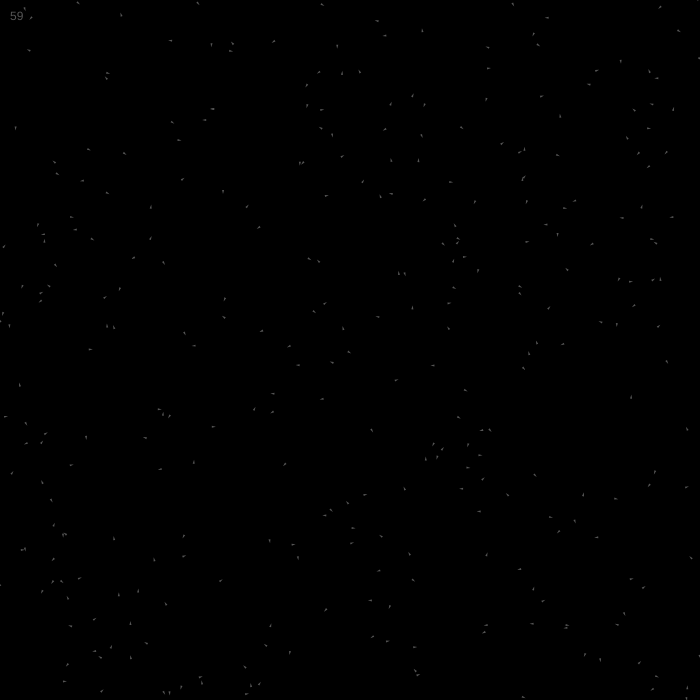
Frame 1 (no input)
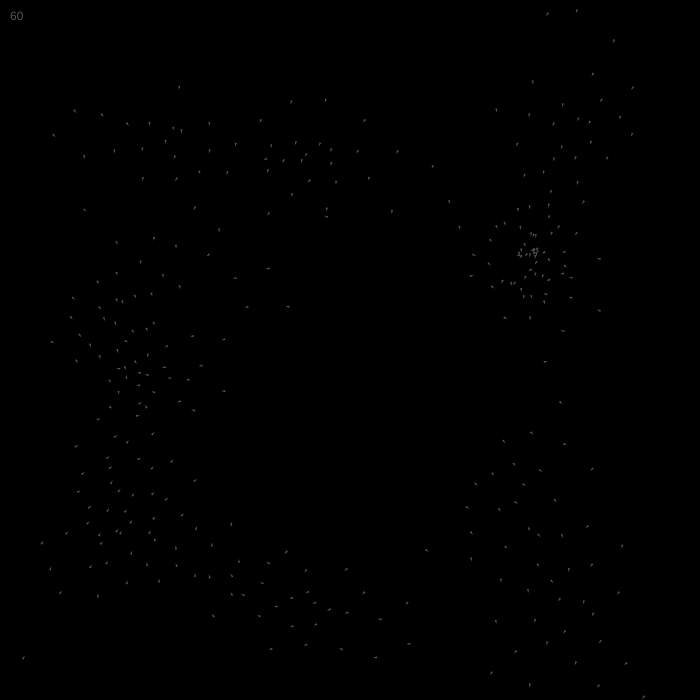
Frame 60 (no input)
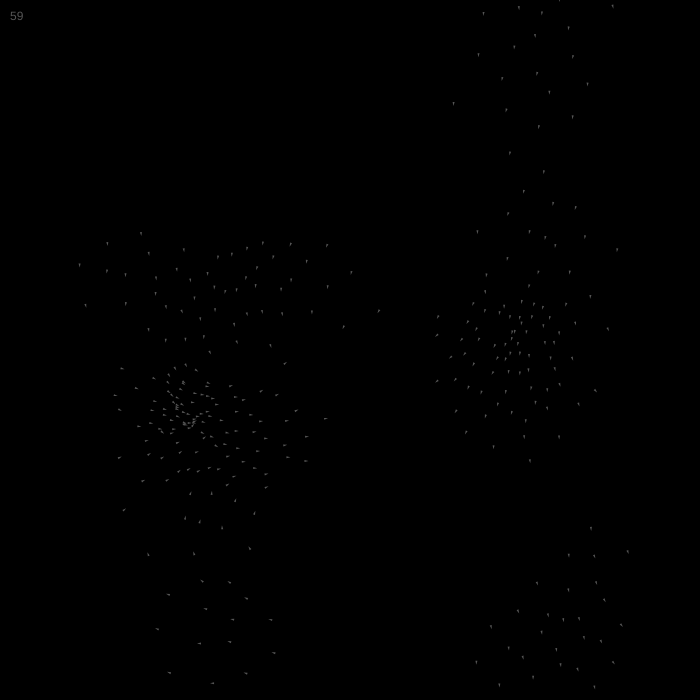
Frame 120 (the mouse pressed at the canvas centre since frame 60)

The p5.js sketch that drew these frames (run headless with seeded random() and noise() and a simulated clock; from frame 60 on, the mouse is pressed at the canvas centre):

// p5.js sketch
// ── sketch.js
let mvrs = []

function setup() {
  createCanvas(700, 700)
  fill(85)
  noStroke()

  for(let i = 0; i < 315; i++) {
    mvrs.push(new Mover())
  }
}

function draw() {
  background(0)
  text(int(frameRate()), 10, 20)
  for(let i = 0; i < mvrs.length; i++) {
    let mvr = mvrs[i]
    mvr.flock(mvrs, 85, 35, 105, 1, 1.5, 1).run() // Cohesion, Separation, Alignment
  }
}
// ── vehicle.js
function Mover() {
    this.pos = createVector(random(width), random(height))
    this.vel = p5.Vector.random2D()
    this.acc = createVector()
    this.maxspeed = 3
    this.maxforce = 0.0625
    this.r = 2
}
Mover.prototype.applyForce = function(force) {
    this.acc.add(force)
    return this
}
Mover.prototype.update = function() {
    this.vel.add(this.acc)
    this.vel.limit(this.maxspeed)
    this.pos.add(this.vel)
    this.acc.mult(0)
    return this
}
Mover.prototype.show = function() {
    push()
    translate(this.pos.x, this.pos.y)
    rotate(this.vel.heading() - radians(90))
    triangle(-this.r / 2, 0, this.r / 2, 0, 0, this.r * 2)
    pop()
    return this
}
Mover.prototype.edges = function() {
    if(this.pos.x > width) {
        this.pos.x = -this.r
    } else if(this.pos.x < -this.r) {
        this.pos.x = width + this.r
    }
    if(this.pos.y > height) {
        this.pos.y = -this.r
    } else if(this.pos.y < -this.r) {
        this.pos.y = height + this.r
    }
    return this
}
Mover.prototype.run = function() {
    this.update().edges().show()
}
Mover.prototype.seek = function(target) {
    let des, str
    des = p5.Vector.sub(target, this.pos)
    des.setMag(this.maxspeed)
    str = p5.Vector.sub(des, this.vel)
    str.limit(this.maxforce)

    return str
}
Mover.prototype.cohesion = function(mvrs, percep) {
    let avg = createVector()
    let total = 0

    for(let i = 0; i < mvrs.length; i++) {
        let mvr = mvrs[i]
        let dist = p5.Vector.dist(this.pos, mvr.pos)
        if(dist > 0 && dist < percep) {
            avg.add(mvr.pos)
            total++
        }
    }

    if(total > 0) {
        avg.div(total)
        return this.seek(avg)
    } else {
        return createVector()
    }
}
Mover.prototype.alignment = function(mvrs, percep) {
    let heading = createVector()
    let total = 0

    for(let i = 0; i < mvrs.length; i++) {
        let mvr = mvrs[i]
        let dist = p5.Vector.dist(this.pos, mvr.pos)
        if(dist > 0 && dist < percep) {
            heading.add(mvr.vel)
            total++
        }
    }

    if(total > 0) {
        heading.setMag(this.maxspeed)
        heading.sub(this.vel) 
        heading.limit(this.maxforce)
        return heading
    } else {
        return createVector()
    }
}
Mover.prototype.separation = function(mvrs, percep) {
    let away = createVector()
    let total = 0

    for(let i = 0; i < mvrs.length; i++) {
        let mvr = mvrs[i]
        let dist = p5.Vector.dist(this.pos, mvr.pos)
        if(dist > 0 && dist < percep) {
            let diff = p5.Vector.sub(this.pos, mvr.pos)
            diff.normalize()
            diff.div(dist)
            away.add(diff)
            total++
        }
    }
    if(total > 0) {
        away.setMag(this.maxspeed)
        away.sub(this.vel)
        away.limit(this.maxforce)
        return away
    } else {
        return createVector()
    }
}
Mover.prototype.flock = function(mvrs, cP, sP, aP, cS, sS, aS) {
    let coh = this.cohesion(mvrs, cP).mult(cS)
    let sep = this.separation(mvrs, sP).mult(sS)
    let ali = this.alignment(mvrs, aP).mult(aS)

    this.applyForce(coh).applyForce(sep).applyForce(ali)
    return this
}
